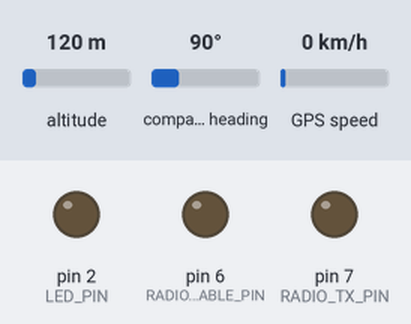
This sketch was run on a simulated Arduino Uno, built with avr-gcc and run on an emulated ATmega328P. Shown: output pins drawn as LEDs (lit = HIGH). The test bench sets the inputs (shaded band); at power-on: altitude 120 m, compass heading 90°, GPS speed 0 km/h. The GPS gets a fix after 3 s at 37.7749, -122.4194 with 8 satellites; what the sketch prints to the serial monitor is not drawn.

Above: at 0.1 s.
At 1.1 s:
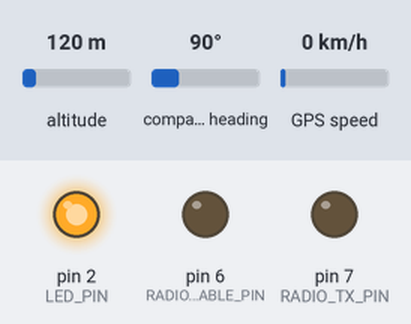
At 5.4 s:
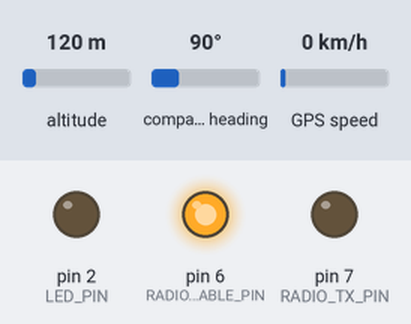
Timing chart, 0 to 6.9 s (numbered marks = the images above):
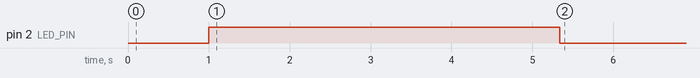

The sketch:

basic_tracker_board_testing.ino
```cpp
/*
      Basic tracker board code. MJH 2012-10-17
	  TODO: Add time to telemtry string (hh:mm)
	        Remove #ifdefs for DEBUG
			Replace strcat (strncat) and add overflow checking
			Modify to call getNAV5dynModel all the time, not just when debugging
			Make sure all acknowledgements are in place (and correct)
*/

#include <SoftwareSerial.h>
#include <TinyGPS.h>
#include <OneWire.h>
#include <DallasTemperature.h>

#define DBG_PORT debugSerial
#define GPS_PORT Serial

#define DEBUG 2

const int   VBATT_PIN     = 0;
const float VBATT_ADC_CAL = 2.0;

const int BAUDRATE         = 50;
const int RADIO_TX_PIN     = 7;
const int RADIO_ENABLE_PIN = 6;

// Dallas "micro-lan" is on digital pin 9 of the Arduino and we're using 11 bit precision
// although 9 is probably adequate.
const int ONEWIRE_PIN           = 3;
const int TEMPERATURE_PRECISION = 11;

// The Status LED is on digital pin 2
const int LED_PIN = 2;

// Our callsign for tracking
const char callSign[] = "MJH";

// Preamble/sync/start of string chars for fldigi. Not included in checksum
const char rttyPreamble[] = "$$$$";

// Setup the software serial library for debugging on pins 4 (Tx) and 5 (Rx)
SoftwareSerial debugSerial(5, 4);

// Setup a TinyGPS instance to do the heavy lifting for us
TinyGPS gps;

// Setup a onewire instance and pass its reference to to DTC
OneWire oneWire(ONEWIRE_PIN);
DallasTemperature sensors(&oneWire);

// The addresses of our DS18B20s, you can get these from the "multiple" example that
// ships with the DallasTemperature library.
DeviceAddress intThermometer = { 0x28, 0x54, 0x19, 0x4A, 0x00, 0x00, 0x00, 0x98 };
DeviceAddress extThermometer = { 0x28, 0xEB, 0xE4, 0x54, 0x02, 0x00, 0x00, 0x93 };


// GPS data will be stored here
float gpsLat = 0.0, gpsLong = 0.0;
long  gpsAltitude = -1;
int   gpsSatCount = -1;
byte  gpsHour = 100, gpsMinute = 100, gpsSecond = 100, gpsHundredths = 0;
unsigned long gpsDate = 0, gpsTime = 0, gpsFixAge = 0, ge = 0;

// Stringified versions of the GPS data.
char gpsLatBuf[10] = "NONE", gpsLongBuf[10] = "NONE";

// Stringified verions of temperature
char intTempBuf[7] = "NONE", extTempBuf[7] = "NONE";

// Stringified version of battery voltage
char vBattBuf[6] = "NONE";

// Our telemetry string will be stored here.
char rttyBuf[100];

unsigned long stringID = 0;
boolean hadFix = 0;


// Setup routines. This is run once at power on before loop(). It also runs
// when the WDT expires (if enabled)
void setup(void) {

  // Just wait a couple of secs so external devices can get connected up (eg OpenLog)
  delay(1000);
  // Initialise LED and switch on to show setup has started
  initLED();
  statusLEDOn();

  // start serial ports
  GPS_PORT.begin(9600);
  DBG_PORT.begin(9600);

  if(DEBUG > 1 ) DBG_PORT.println("Boot start");

  // Initilise the other components
  delay(2000);
  initGPS();
  delay(1000);

  initDallasSensors();

  initRadio();
  enableRadio();

  initBattSensor();
  if(DEBUG > 1) DBG_PORT.println("Boot complete");
  statusLEDOff();

}


unsigned long lastPoll = 0, lastTx = 0;

void loop(void) {

  if (DEBUG > 1) DBG_PORT.println("");

  boolean validEncode = 0;
  unsigned long encodeStartTime = millis();

  // Process GPS device. If TinyGPS doesnt have a valid string
  // within 5 seconds then we drop back to the main loop.
  while( !validEncode ) {
    if ( (millis() - encodeStartTime ) > 5000) {
      if (DEBUG > 1) DBG_PORT.println("Timeout");
      break;
    }

    // Poll the GPS every few seconds
    while (!GPS_PORT.available()) {
      unsigned long now = millis();

      if( (now - lastPoll) > 3000) {
        pollGPS();
        lastPoll = now;
      }
    }

    while (GPS_PORT.available()) {
      // Process the GPS data and update all the global variables
      if (gps.encode(GPS_PORT.read())) {
        validEncode = 1;
        updateGPSData();
      }
    }
  }

  // Get temperatures
  sensors.requestTemperatures();
  dtostrf(sensors.getTempC(intThermometer),3,1,intTempBuf);
  dtostrf(sensors.getTempC(extThermometer),3,1,extTempBuf);

  // Get battery voltage
  dtostrf(getVBatt(),3,2,vBattBuf);

  // Wait at least 2secs between each Tx (RTTY normally takes at least this long to Tx anyway)
  if (millis() - lastTx > 2000) {

    sprintf(rttyBuf, "%s%s,%ld,%d,%s,%s,%ld,%s,%s,%s", rttyPreamble, callSign, stringID, gpsSatCount, gpsLatBuf, gpsLongBuf, gpsAltitude, intTempBuf, extTempBuf, vBattBuf);
    unsigned int checksum = gps_CRC16_checksum(rttyBuf, strlen(rttyPreamble));
    char checksumBuf[7] = "*TEST\n";
    sprintf(checksumBuf, "*%04X\n", checksum);
    strcat(rttyBuf, checksumBuf);

    if (DEBUG) DBG_PORT.print(rttyBuf);

    lastTx = millis();
    rtty_txstring(rttyBuf);

    stringID++;
  }
}


void updateGPSData(void) {
      // Get some stats from GPS. UBX POLL string doesnt not include date.
      gps.get_datetime(&gpsDate, &gpsTime, &gpsFixAge);
      gpsSatCount = gps.sats();

      // Only update location info if we have view of at least 3 sats.
      if (gpsSatCount > 2) {
        gpsAltitude = gps.altitude()/100;
        gps.f_get_position(&gpsLat, &gpsLong, &gpsFixAge);

        // Put the position data into string buffers (sprintf on Arduino
        // does not print floats).
        dtostrf(gpsLat,7,4,gpsLatBuf);
        dtostrf(gpsLong,7,4,gpsLongBuf);

        // We've updated our GPS location and altitude data so update the
        // timestamp associated with it as well.
        ge = millis();
      }

      if(DEBUG > 1) {
        DBG_PORT.print("Alt: ");
        DBG_PORT.println(gpsAltitude);

        DBG_PORT.print("Lat: ");
        DBG_PORT.print(gpsLat);
        DBG_PORT.print(" Long: ");
        DBG_PORT.println(gpsLong);

        // Print TinyGPS stats every 20 loops
        if ( (stringID % 20) == 0 ) {
          gpsPrintStats();
        }
      }

      // From time to time check NAV5 dynamic model
      #ifdef DEBUG
        if ( (stringID % 20) == 0 ) {
          if (getNAV5dynModel() == 6) {
            DBG_PORT.println("dynModel OK");
          }
          else {
            DBG_PORT.println("dynModel wrong");
            setNav5();
          }
        }
      #endif
      DBG_PORT.print("Time ");
      DBG_PORT.println(gpsTime);
}
```

gps.ino
```cpp
// GPS functions


// Sync chars that are at the start of each string
const byte uBloxSync1 = 0xB5;
const byte uBloxSync2 = 0x62;


void initGPS(void) {
  // Set airbourne mode
  setNav5();

  // Switch off periodic NMEA sentences, we'll poll the module when
  // we want some information. 40 is message ID, GGA/GLL/etc is the NMEA
  // sentence to change. The first 5 0s relate to an output port. On the u-blox max-6
  // the ports are ddc, usart1, usart2, usb and spi. The last 0 is reserved.
  // See UBLOX protocol spec section 21.11 (page 80).
  GPS_PORT.println("$PUBX,40,GGA,0,0,0,0,0,0*5A");  // MJH changed these from GGA,0,0,0,0*5A ie added 2 more 0s
  GPS_PORT.println("$PUBX,40,GLL,0,0,0,0,0,0*5C");
  GPS_PORT.println("$PUBX,40,GSA,0,0,0,0,0,0*4E");
  GPS_PORT.println("$PUBX,40,GSV,0,0,0,0,0,0*59");
  GPS_PORT.println("$PUBX,40,RMC,0,0,0,0,0,0*47");
  GPS_PORT.println("$PUBX,40,VTG,0,0,0,0,0,0*5E");

  // Allow the GPS time to process the requests
  delay(1000); // CHECK THIS TIMING WITH DATASHEET

  // Delete anything that might still be in the GPS Rx buffer
  clearGPSBuffer();
}

void setNav5(void) {
  // Make sure the GPS is in airbourne mode. See u-blox protocol spec
  // section 31.10.2 for details of the CFG-NAV5 command and section 24
  // (page 82) for UBX packet structure. u-center binary console can be
  // used to sniff this data rather than having to work it all out.
  uint8_t cfgNav5[] = {0xB5, 0x62, 0x06, 0x24,                // Sync chars mu and b plus class and id values
                       0x24, 0x00,                            // Length of data (in bytes, little endian) - 36dec
                       0xFF, 0xFF, 0x06, 0x03, 0x00, 0x00,    // Data
                       0x00, 0x00, 0x10, 0x27, 0x00, 0x00,
                       0x05, 0x00, 0xFA, 0x00, 0xFA, 0x00,
                       0x64, 0x00, 0x2C, 0x01, 0x00, 0x00,
                       0x00, 0x00, 0x00, 0x00, 0x00, 0x00,
                       0x00, 0x00, 0x00, 0x00, 0x00, 0x00,
                       0x16, 0xDC};                           // 16bit Checksum, 8bit Fletcher (RFC1146) calculated
                                                              // over class, id, length and data (not sync chars).

  sendUBX(cfgNav5, sizeof(cfgNav5)/sizeof(uint8_t));
}


// Return the status of the GPS
boolean gpsLock(void) {
}

// Poll the GPS for UBX proprietary message. See UBLOX protocol spec section 21.1 (page 66)
void pollGPS(void) {
  GPS_PORT.println("$PUBX,00*33");
}

// Print some status on valid data received by TinyGPS
void gpsPrintStats() {
  unsigned long chars = 0;
  unsigned short good_sentences = 0, failed_cs = 0;
  gps.stats(&chars, &good_sentences, &failed_cs);
  #ifdef DEBUG
    DBG_PORT.print("TinyGPS Stats - ");
    DBG_PORT.print(chars, DEC);
    DBG_PORT.print("chars, ");
    DBG_PORT.print(good_sentences, DEC);
    DBG_PORT.print("good, ");
    DBG_PORT.print(failed_cs, DEC);
    DBG_PORT.println("failed cs.");
  #endif
}

// THIS IS NOT RIGHT
void gpsChecksum(byte *buffer) {
  byte CK_A = 0, CK_B = 0;
  for(int i=0;i<sizeof(&buffer)/sizeof(byte);i++) {
    CK_A = CK_A + buffer[i];
    CK_B = CK_B + CK_A;
  }
}

// Send a byte array of UBX protocol to the GPS
void sendUBX(uint8_t *MSG, uint8_t len) {
  for(int i=0; i<len; i++) {
    GPS_PORT.write(MSG[i]);
  }
}

// Calculate expected UBX ACK packet and parse UBX response from GPS
boolean getUBX_ACK(uint8_t *MSG) {
  uint8_t b;
  uint8_t ackByteID = 0;
  uint8_t ackPacket[10];
  unsigned long startTime = millis();
  #ifdef DEBUG
  DBG_PORT.print(" * Reading ACK response: ");
  #endif

  // Construct the expected ACK packet
  ackPacket[0] = 0xB5;	  // header
  ackPacket[1] = 0x62;	  // header
  ackPacket[2] = 0x05;	  // class
  ackPacket[3] = 0x01;	  // id
  ackPacket[4] = 0x02;	  // length
  ackPacket[5] = 0x00;
  ackPacket[6] = MSG[2];  // ACK class
  ackPacket[7] = MSG[3];  // ACK id
  ackPacket[8] = 0;       // Checksum
  ackPacket[9] = 0;

  // Calculate the checksums
  for (uint8_t i=2; i<8; i++) {
    ackPacket[8] = ackPacket[8] + ackPacket[i];
    ackPacket[9] = ackPacket[9] + ackPacket[8];
  }

  while (1) {

    // Test for success
    if (ackByteID > 9) {
      // All packets in order!
      #ifdef DEBUG
      DBG_PORT.println(" (SUCCESS!)");
      #endif
      return true;
    }

    // Timeout if no valid response in 3 seconds
    if (millis() - startTime > 3000) {
      #ifdef DEBUG
      DBG_PORT.println(" (FAILED!)");
      #endif
      return false;
    }

    // Make sure data is available to read
    if (GPS_PORT.available()) {
      b = GPS_PORT.read();

      // Check that bytes arrive in sequence as per expected ACK packet
      if (b == ackPacket[ackByteID]) {
        ackByteID++;
        #ifdef DEBUG
        DBG_PORT.print(b, HEX);
        #endif
      }
      else {
        ackByteID = 0;	// Reset and look again, invalid order
      }

    }
  }
}


// Function to poll the "dynamic platform model" being used by the Ublox GPS module
// Sends a UBX command (requires the function sendUBX()) and waits 3 seconds
// for a reply from the module. It then isolates the byte which contains
// the information regarding current mode. Possible values are:
//   0 Portable
//   2 Stationary
//   3 Pedestrian
//   4 Automotive
//   5 Sea
//   6 Airborne with <1g Acceleration
//   7 Airborne with <2g Acceleration
//   8 Airborne with <4g Acceleration
// A full decription of the above modes can be found in section 2.1 (page 1)
// of the uBLOX protocol spec
// Adapted by jcoxon from getUBX_ACK() from the example code on UKHAS wiki
// http://wiki.ukhas.org.uk/guides:falcom_fsa03

// PROBLEM - THIS DOESNT DO CHECKSUMS AND DOESNT VERIFY THAT THE START BYTES ARE CORRECT
// NEED TO ADD SOME ERROR CHECKING AND START BIT CHECKING
uint8_t getNAV5dynModel(){
  uint8_t b, bytePos = 0;
  // Empty cfg-NAV5 message,  see UBLOX protocol spec section 31.10.1 (page 116)
  uint8_t getNAV5[] = { 0xB5, 0x62, 0x06, 0x24, // Sync chars mu and b plus class and id values
                        0x00, 0x00,             // 0 length data
                        0x2A, 0x84 };           // Checksum

  clearGPSBuffer();
  unsigned long startTime = millis();
  sendUBX(getNAV5, sizeof(getNAV5)/sizeof(uint8_t));
  while (1) {
    // Make sure data is available to read
    if (GPS_PORT.available()) {
      b = GPS_PORT.read();
      // Dynamic platform model is 1 byte unsigned int at addr 8
      // Header(2), ID(2), Length(2), Mask(2), dynModel(1)
      if(bytePos == 8){
        return b;
      }
      bytePos++;
    }

    // Timeout if no valid response in 3 seconds
    if (millis() - startTime > 3000) {
      return 98;
    }
  }
}

// Clear any data in the GPS serial port buffers by reading and discarding.
// If we're still reading after 3 seconds then return so we dont get locked
// into this loop. From Arduino > 1.0 Serial.flush() flushes data out of the
// port onto the transmit lines, it does not clear the Rx buffer.
void clearGPSBuffer(void) {
  unsigned int starttime = millis();
  while(GPS_PORT.available()) {
    GPS_PORT.read();
    if (millis() - starttime > 3000) break;
  }
}
```

misc.ino
```cpp
// Misc utilities


// Set the LED PIN to be output
void initLED(void){
  pinMode(LED_PIN, OUTPUT);
}

// Switch the LED on
void statusLEDOn(void) {
  digitalWrite(LED_PIN, HIGH);
}

// Switch the LED off
void statusLEDOff(void) {
  digitalWrite(LED_PIN, LOW);
}
```

radio.ino
```cpp
#include <util/crc16.h>

// Initialise the radio
void initRadio(void) {
  // Setup pins
  if (DEBUG) DBG_PORT.println("Init radio pins");
  pinMode(RADIO_ENABLE_PIN,OUTPUT);
  pinMode(RADIO_TX_PIN,    OUTPUT);
}

// Enable the radio, on the NTX2 that means take EN high
void enableRadio(void){
  digitalWrite(RADIO_ENABLE_PIN, HIGH);
  if (DEBUG > 1) DBG_PORT.println("Radio enabled");
}

// Disable the readio, on the NTX2 take the EN pin low
void disableRadio(void){
  digitalWrite(RADIO_ENABLE_PIN, LOW);
  if (DEBUG > 1) DBG_PORT.println("Radio disabled");
}


// Function to generate a recognisable tone on the NTX2
void squwark(void) {
  digitalWrite(RADIO_TX_PIN, HIGH);
  delay(300);
  digitalWrite(RADIO_TX_PIN, LOW);
  delay(300);
  digitalWrite(RADIO_TX_PIN, HIGH);
  delay(300);
  digitalWrite(RADIO_TX_PIN, LOW);
  delay(300);
  digitalWrite(RADIO_TX_PIN, HIGH);
  delay(300);
  digitalWrite(RADIO_TX_PIN, LOW);
  delay(300);
  digitalWrite(RADIO_TX_PIN, HIGH);
}


/* Simple function to sent a char at a time to
** rtty_txbyte function.
** NB Each char is one byte (8 Bits)
*/
void rtty_txstring (char * string) {
  char c;

  //noInterrupts();
  c = *string++;
  while ( c != '\0') {
    rtty_txbyte (c);
    c = *string++;
  }
  //interrupts();
}


/* Simple function to sent each bit of a char to
** rtty_txbit function.
** NB The bits are sent Least Significant Bit first
**
** All chars should be preceded with a 0 and
** proceded with a 1. 0 = Start bit; 1 = Stop bit
**
*/
void rtty_txbyte (char c) {
  int i;
  rtty_txbit (0); // Start bit

  // Send bits for for char LSB first
  // Change this here 7 or 8 for ASCII-7 / ASCII-8
  for (i=0;i<7;i++) {
    if (c & 1) rtty_txbit(1);
    else rtty_txbit(0);

    c = c >> 1;
  }

  // Send stop bits. This also ensures that the radio is left in the MARK position as per RTTY spec
  rtty_txbit (1);
  rtty_txbit (1);
}

void rtty_txbit (int bit) {
  if (bit) {
    // high
    digitalWrite(RADIO_TX_PIN, HIGH);
  }
  else {
    // low
    digitalWrite(RADIO_TX_PIN, LOW);
  }

  // Inter bit delay sets the baudrate. We support 50 or 300, default is 50.
  if(300 == BAUDRATE) {
    // 300 BAUD
    delayMicroseconds(3333);
  }
  else {
    // 50 BAUD
    delayMicroseconds(20000);
  }

}


uint16_t gps_CRC16_checksum (char *string, const size_t preamble) {
  size_t i;
  uint16_t crc;
  uint8_t c;

  crc = 0xFFFF;

  // Calculate checksum ignoring the preamble chars
  for (i = preamble; i < strlen(string); i++) {
    c = string[i];
    crc = _crc_xmodem_update (crc, c);
  }

  return crc;
}
```

Source omitted: sensors.ino (2407 bytes)
